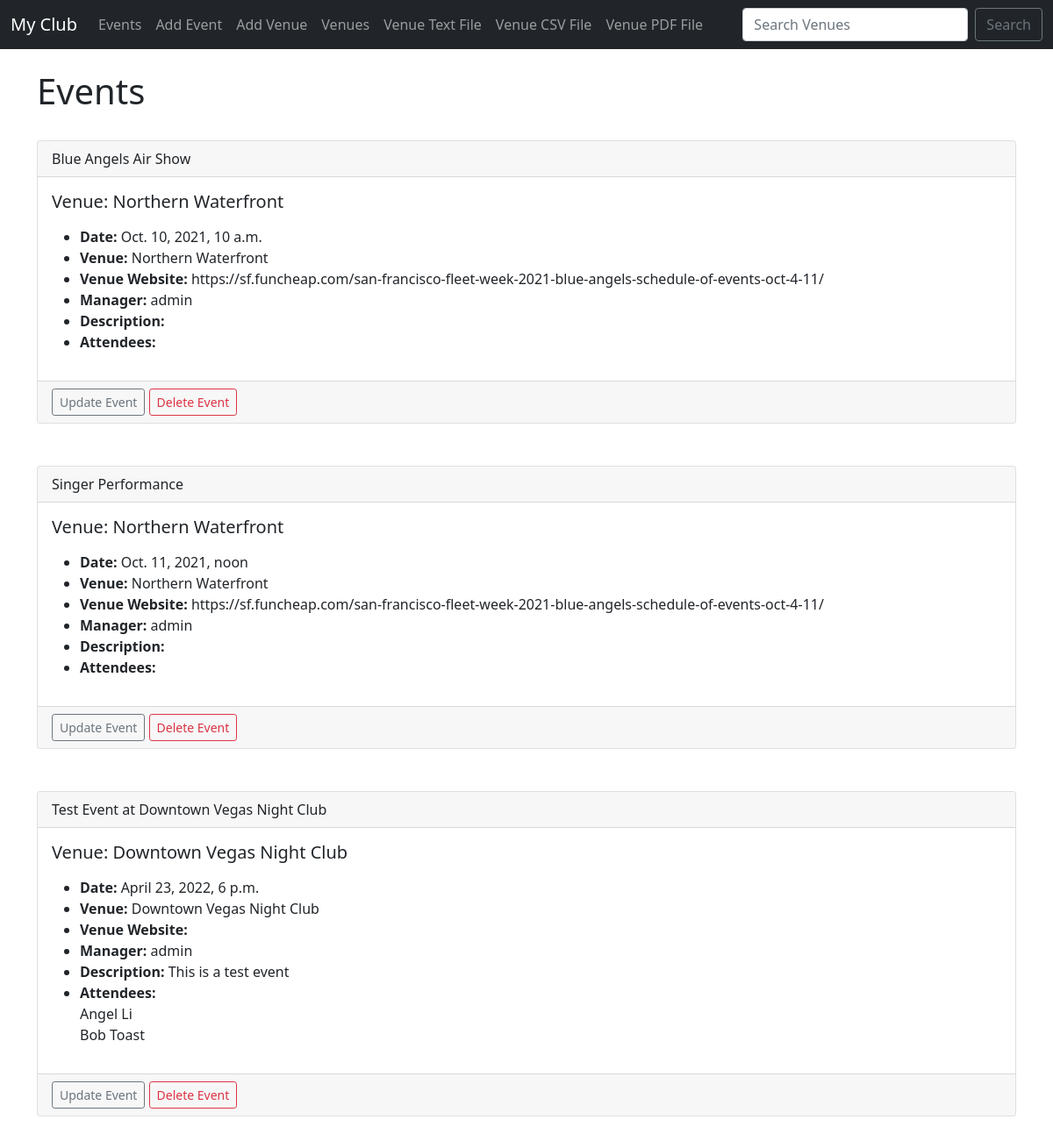
The page /events on the database as committed earlier.
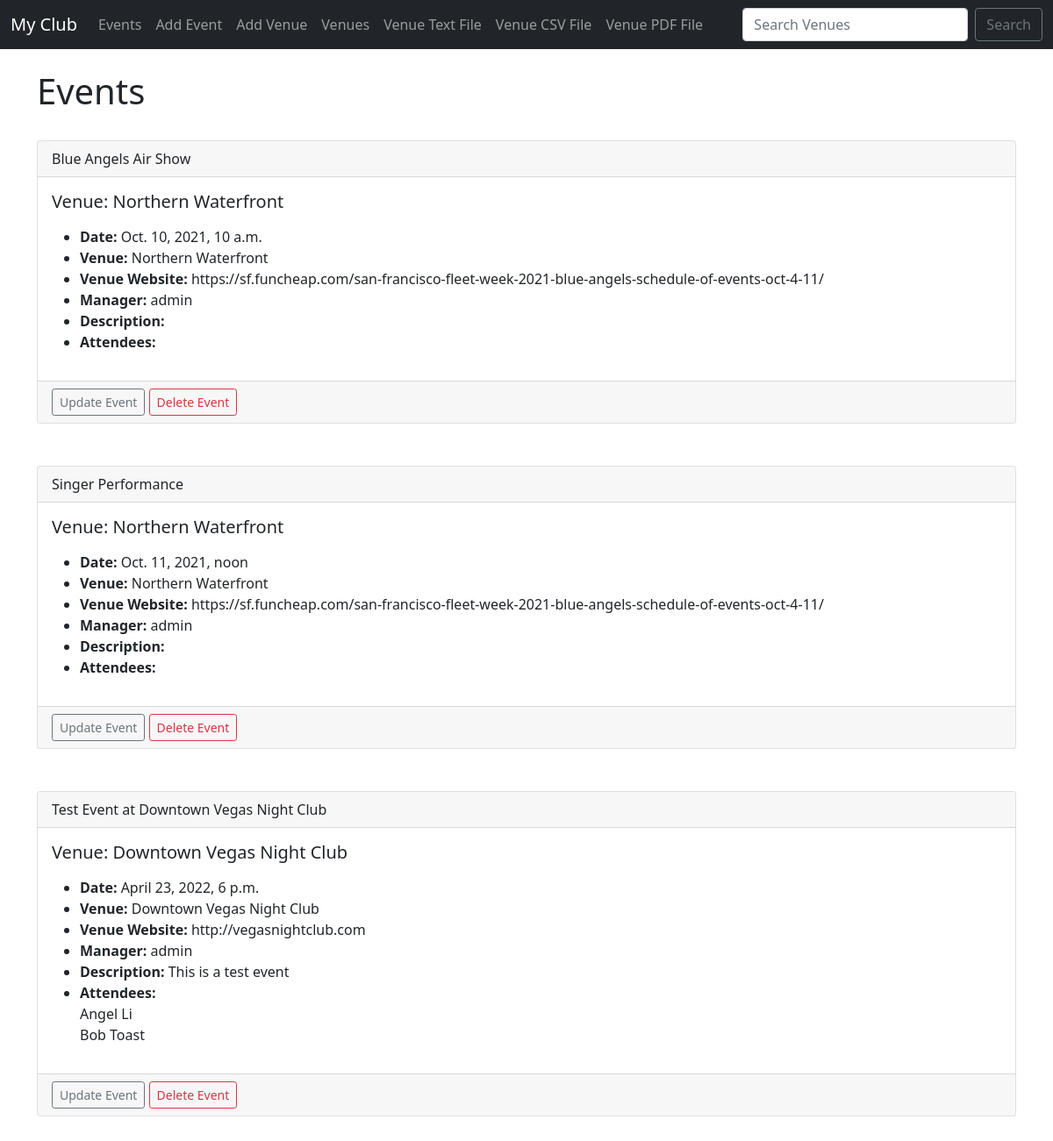
The same page on the database as committed later.
### events/models.py (models this page shows)
class Event(models.Model):
    name = models.CharField('Event Name', max_length=120)
    event_date = models.DateTimeField('Event Date')
    venue = models.ForeignKey(
        Venue, blank=True, null=True, on_delete=models.CASCADE)
    manager = models.ForeignKey(User, blank=True, null=True, on_delete=models.SET_NULL)
    description = models.TextField(blank=True)
    attendees = models.ManyToManyField(MyClubUser, blank=True)
    def __str__(self):
        return self.name

class Venue(models.Model):
    name = models.CharField('Venue Name', max_length=120)
    address = models.CharField(max_length=300)
    zip_code = models.CharField('Zip Code', max_length=15)
    phone = models.CharField('Contact Phone', max_length=25, blank=True)
    web = models.URLField('Website Address', blank=True)
    email_address = models.EmailField('Email Address', blank=True)
    def __str__(self):
        return self.name

### events/views.py (the view)
# urls.py: path('events', views.all_events, name="list-events"),
def all_events(request):
    event_list = Event.objects.all().order_by('event_date')
    return render(request,
        'events/event_list.html', {
        "event_list": event_list})

### events/models.py (called while the page is built)
    def __str__(self):
        return self.first_name + ' ' + self.last_name

### events/templates/events/event_list.html
{% extends 'events/base.html' %}
{% block content %}
<h1>Events</h1><br />
{% for event in event_list %}
  <div class="card">
    <div class="card-header">
      {{ event }}
    </div>
    <div class="card-body">
      <h5 class="card-title">Venue: {{ event.venue }}</h5>
      <p class="card-text">
        <ul>
          <li><strong>Date:</strong> {{ event.event_date }}</li>
          <li><strong>Venue:</strong> {{ event.venue }}</li>
          <li><strong>Venue Website:</strong> {{ event.venue.web }}</li>
          <li><strong>Manager:</strong> {{ event.manager }}</li>
          <li><strong>Description:</strong> {{ event.description }}</li>
          <li><strong>Attendees:</strong>
            {% for user in event.attendees.all %}
              <br />{{ user }}
            {% endfor %}
          </li>
        </ul>
      </p>
    </div>
    <div class="card-footer text-muted">
        <a href="{% url 'update-event' event.id %}" class="btn btn-outline-secondary btn-sm">Update Event</a>
        <a href="{% url 'delete-event' event.id %}" class="btn btn-outline-danger btn-sm">Delete Event</a>
    </div>
  </div>
  <br /><br />
{% endfor %}
{% endblock %}

Rows that differ between the two databases and show on the page:
changed through a linked row, Event "Test Event at Downtown Vegas Night Club": venue.web (not shown) → "http://vegasnightclub.com"
